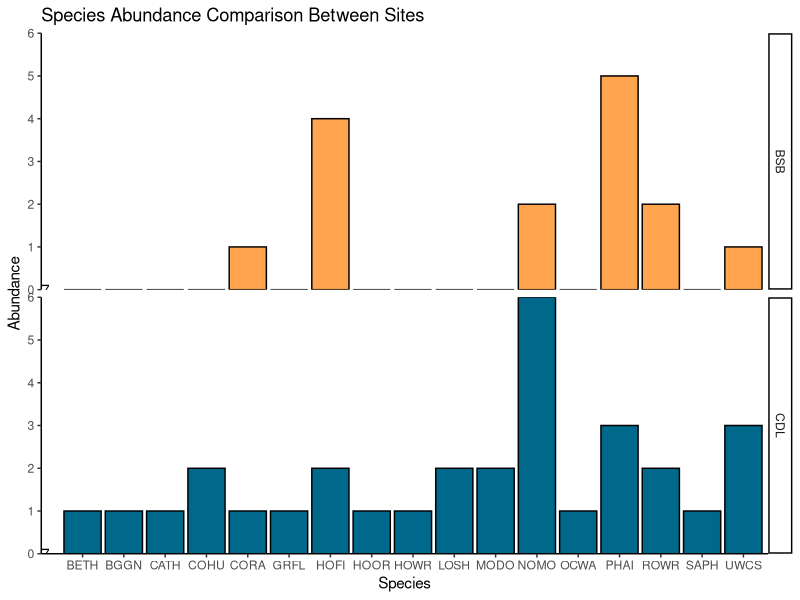
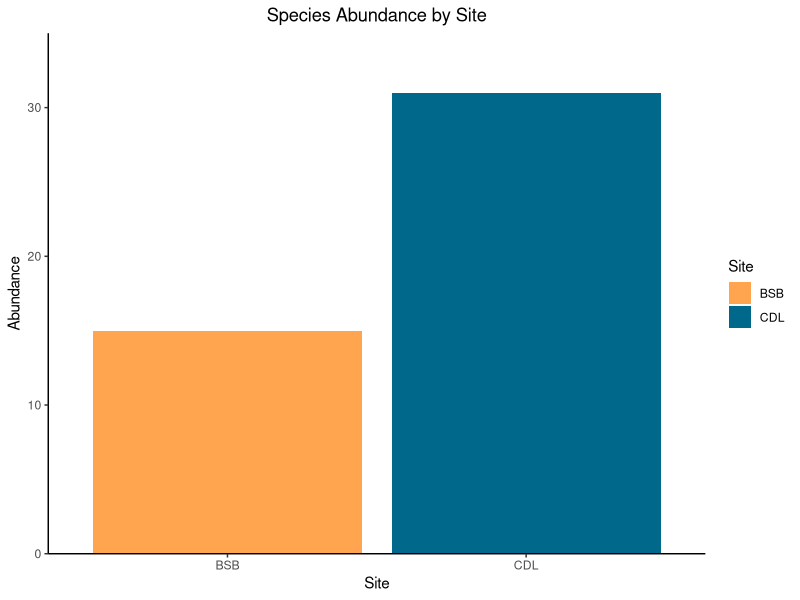
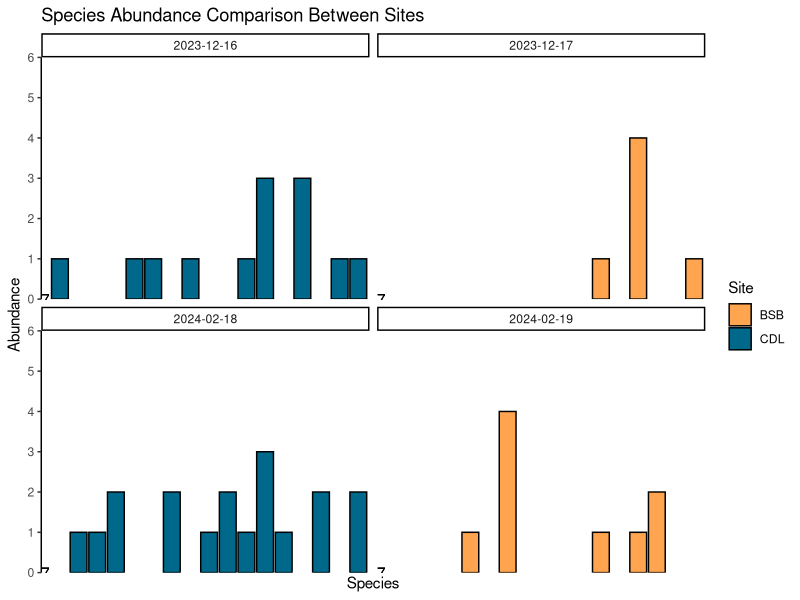
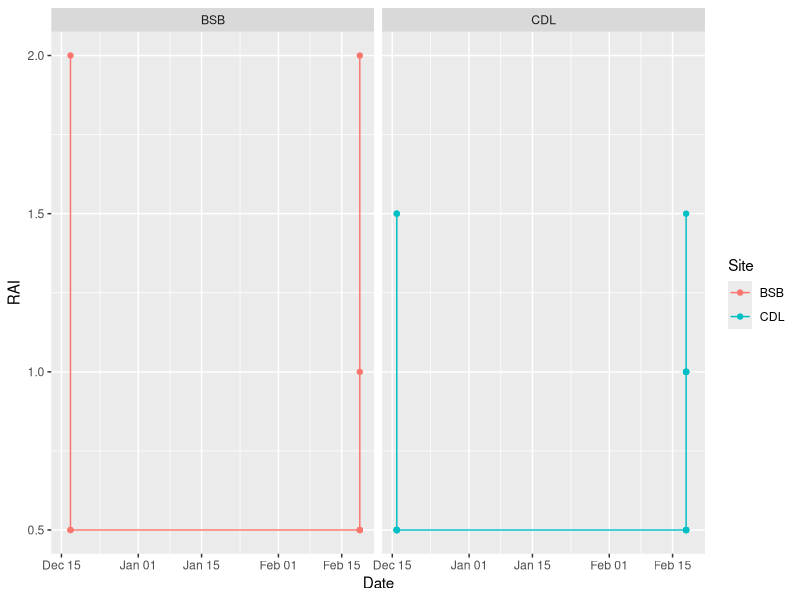

The R source for these figures, in order:
## ---- chunk 1
library(ggplot2)
library(tidyverse)
library(vegan)
## ---- chunk 2
#Load csv files
bird1 <-read.csv("Bird Survey Data - December 2023.csv")
bird2 <-read.csv("Bird Survey Data - February 2024.csv")
## ---- chunk 3
#Merge data sets
bird <- bind_rows(bird1, bird2) 

bird$SiteID<- paste(bird$Site, bird$Point)

bird$Date<-as.Date(bird$Date, "%m/%d/%y")

## ---- chunk 4
#Summarize count of each bird species found at each site
birdcount <- bird %>%
  group_by(Site, Species) %>%
  summarise(Count = n()) %>%
  ungroup()

#Add dates for RAI analysis
birdcount_date <- bird %>%
  group_by(Site, Species, Date) %>%
  summarise(Count = n()) %>%
  ungroup()


## ---- chunk 5

## ---- chunk 6

## ---- chunk 7
birdcount2 <- birdcount %>%
  group_by(Site) %>%
  mutate(Relative_Abundance = Count / sum(Count))

shannon_index <- birdcount2 %>%
  group_by(Site) %>%
  summarize(Shannon_Index = -sum(Relative_Abundance * log(Relative_Abundance)))
## ---- chunk 8
#These lines of code add 0 to species that were observed in one site but not the other
bird_zero <- expand.grid(Species = unique(birdcount$Species), Site = unique(birdcount$Site))
bird_zero <- left_join(bird_zero, birdcount, by = c("Species", "Site"))
bird_zero$Count[is.na(bird_zero$Count)] <- 0

species_count <- bird_zero %>%
  group_by(Site) %>%
  summarize(Richness = n_distinct(Species))

ggplot() +
  geom_bar(data = bird_zero, aes(x = Species, y = Count, fill = Site), stat = "identity", position = "dodge", color = "black") +
  geom_text(data = species_count, aes(x = 0, y = 0, label = Richness)) +
  labs(title = "Species Abundance Comparison Between Sites",
       x = "Species", y = "Abundance") +
  scale_fill_manual(values = c("BSB" = "tan1", "CDL" = "deepskyblue4")) +
  theme(axis.text.x = element_text(angle = 45, hjust = 1))+
  scale_y_continuous(expand = c(0, 0),limits = c(0,6)) + facet_grid(Site~.)+
  theme_classic()+
  guides(fill = FALSE)
## ---- chunk 9
birdtotal <- bird %>%
  group_by(Site) %>%
  summarise(Count = n()) %>%
  ungroup()
## ---- chunk 10
# Subset data for each site
BSB_data <- birdcount$Count[birdcount$Site == "BSB"]
CDL_data <- birdcount$Count[birdcount$Site == "CDL"]

# Perform t-test
t.test(BSB_data, CDL_data)
## ---- chunk 11
birdtotal
## ---- chunk 12
#Calculate mean and standard error
birdSD <- birdcount |> 
  group_by (Site) |>  
  summarise(meanCount = mean(Count), seCount = sd(Count)/sqrt(length(Count))) |>  
  ungroup() |> 
  merge(birdtotal,
        by = "Site",
        all.x = TRUE)

birdSD$meanCount <-as.integer(birdSD$meanCount)
birdSD$seCount <-as.integer(birdSD$seCount)

## ---- chunk 13
ggplot(birdcount, aes(x = Site, y = Count, fill=Site)) +
  geom_bar(stat = "identity") +
  labs(x = "Site", y = "Abundance", title = "Species Abundance by Site") +
  scale_fill_manual(values = c("BSB" = "tan1", "CDL" = "deepskyblue4"))+
  scale_y_continuous(expand = c(0, 0),limits = c(0,35)) +
  theme_classic()+
    theme(plot.title = element_text(hjust = 0.5))

## ---- chunk 14
bird_zero_date <- birdcount_date
bird_zero_date <- left_join(bird_zero_date, birdcount_date, by = c("Species", "Site", "Date"))

bird_zero_date$Count.x[is.na(bird_zero_date$Count.x)] <- 0


ggplot() +
  geom_bar(data = birdcount_date, aes(x = Species, y = Count, fill = Site), stat = "identity", position = "dodge", color = "black") +
  geom_text(data = species_count, aes(x = 0, y = 0, label = Richness)) +
  labs(title = "Species Abundance Comparison Between Sites",
       x = "Species", y = "Abundance") +
  scale_fill_manual(values = c("BSB" = "tan1", "CDL" = "deepskyblue4")) +
  theme(axis.text.x = element_text(angle = 45, hjust = 1))+
  scale_y_continuous(expand = c(0, 0),limits = c(0,6)) + facet_grid(Site~.)+
  scale_x_discrete(breaks = NULL)+
  theme_classic()+ 
  facet_wrap(Date~., nrow=2)
## ---- chunk 15
birdRAI <- birdcount_date |> 
  mutate(RAI = Count/2)
 #mutate(MonthYear = mdy(paste(Month,"1",Year,sep = "/"))) 
## ---- chunk 16
#Not the best to represent RAI
birdRAI |> 
  ggplot(aes(y = RAI, x = Date, color = Site)) + 
  geom_point() + 
  geom_line() + 
  facet_wrap(Site ~. )
